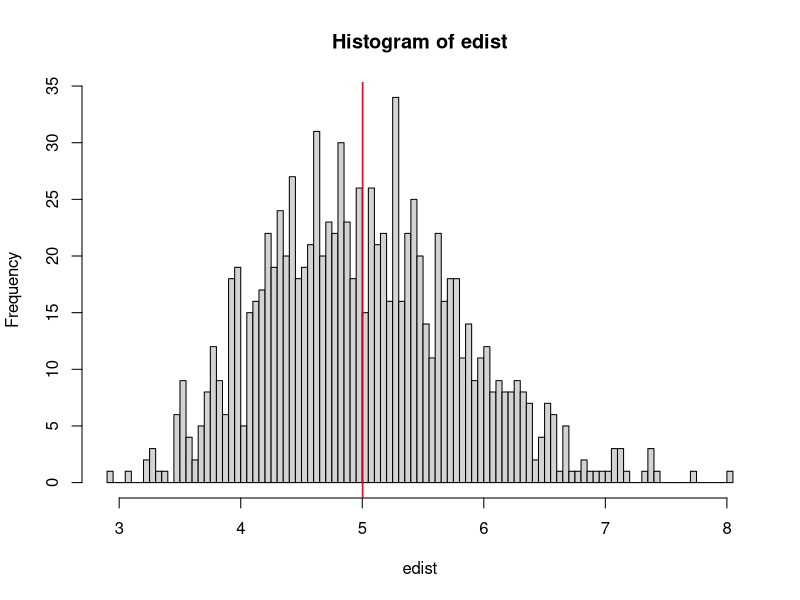

The R script that drew this image:
## ---- chunk 1

## Create exponential distribution of averages simulate - 1000
edist <- replicate(1000, mean(rexp(40,0.2)))

## Create a dataframe for ggplot use
df <- data.frame(x=edist)

## Calculate theoretical mean (1/lambda) where lambda = 0.2
mu <- 1/0.2
1/mu^2
## ggplot creation
##gp <- ggplot(df, aes(x=x))
##gp <- gp + geom_histogram(binwidth=0.1, aes(y=..density..), fill="salmon", colour="black")+geom_density()
##gp <- gp + geom_vline(xintercept = mu1, colour="red", size=1)
##gp <- gp + geom_vline(xintercept = mu, colour="green", size=1)

## Standard deviation
sqrt((sum(edist^2) - mean(edist^2))/1000)

## ---- chunk 2

hist(edist, breaks=100)

abline(v=mean(edist), col="blue")

abline(v=(1/0.2), col="red")

